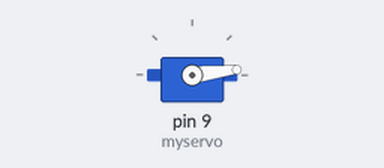
A sketch run on a simulated Arduino Uno, built with avr-gcc and run on an emulated ATmega328P. On the bench: servo.

Above: at 0.05 s.
At 1.85 s:
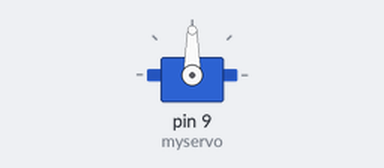
At 2.45 s:
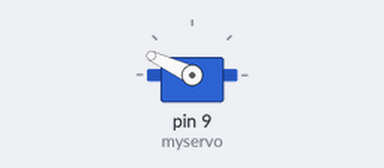
At 3.1 s:
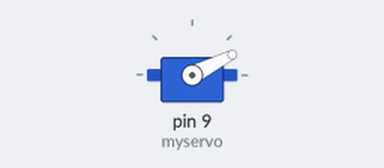
Timing chart, 0 to 7.4 s (numbered marks = the images above):
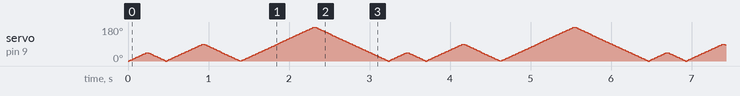

The sketch:

Servo.ino
```cpp
// Servo movement utilizing servo library
// 3 pass servo: 45/90/180 degrees

#include <Servo.h>

Servo myservo;

int pos = 0;
int deg1 = 45;
int deg2 = 90;
int deg3 = 180;
int delayTime = 5;

void setup() {
    Serial.begin(9600);
    myservo.attach(9);  // servo on pin 9
}

void loop() {
    // pass 1
    for (pos = 0; pos <= deg1; pos += 1) {
    myservo.write(pos); // servo moves to 'pos'
    delay(delayTime);
    }
    for (pos = deg1; pos >= 0; pos -= 1) {
    myservo.write(pos);
    delay(delayTime);
    }

    // pass 2
    for (pos = 0; pos <= deg2; pos += 1) {
    myservo.write(pos);
    delay(delayTime);
    }
    for (pos = deg2; pos >= 0; pos -= 1) {
    myservo.write(pos);
    delay(delayTime);
    }

    // pass 3
    for (pos = 0; pos <= deg3; pos += 1) {
    myservo.write(pos);
    delay(delayTime);
    }
    for (pos = deg3; pos >= 0; pos -= 1) {
    myservo.write(pos);
    delay(delayTime);
    }
}
```
